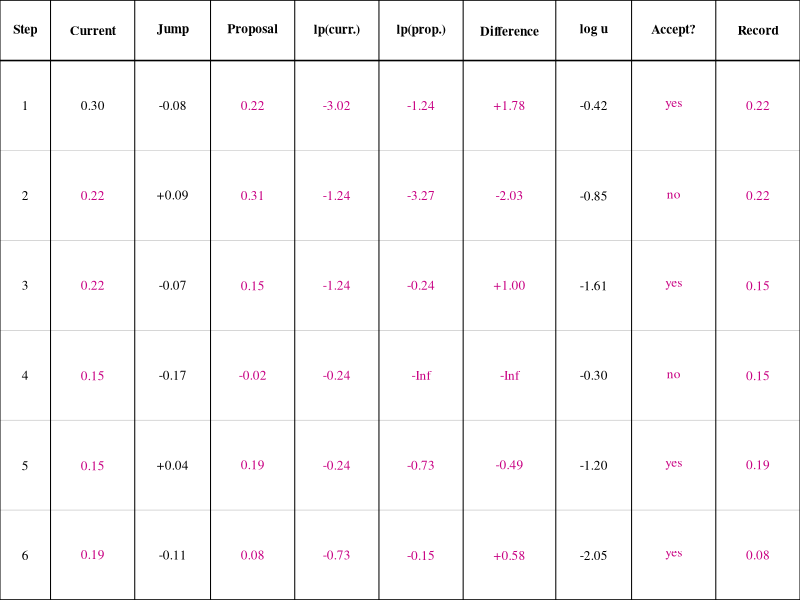
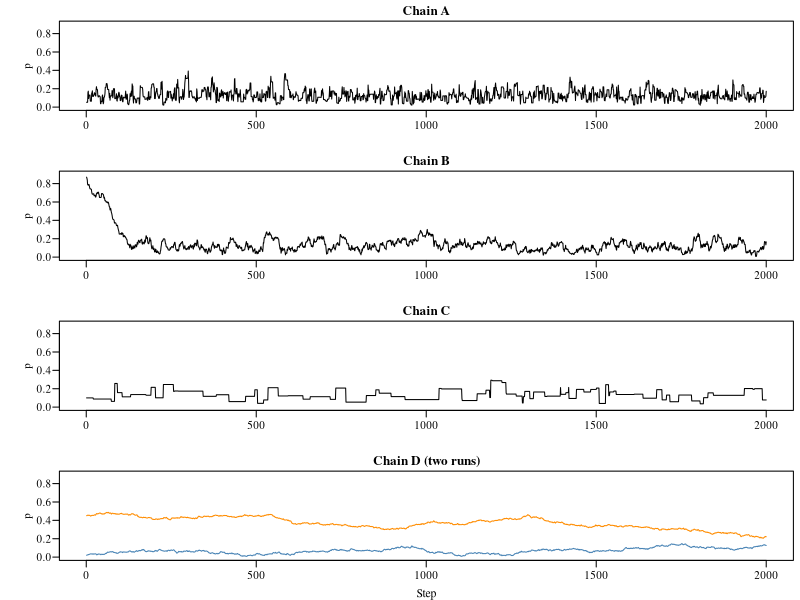
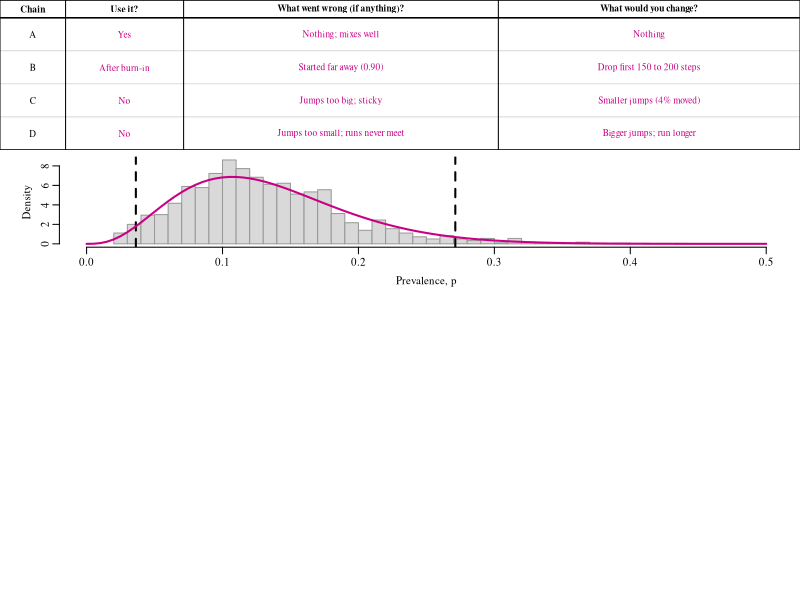

Write the R code that produced these figures, in order.
## ---- chunk 1
knitr::opts_chunk$set(echo = FALSE, warning = FALSE, message = FALSE,
                       fig.width = 6.5, fig.height = 0.3)

# draws n full-width blank lines (margin to margin) for handwritten answers,
# as a single plot so spacing is deterministic; pair with fig.height = 0.3 * n
blank_lines <- function(n = 1) {
  par(mar = c(0, 0, 0, 0))
  plot(NA, xlim = c(0, 1), ylim = c(0, n), axes = FALSE, xlab = "", ylab = "")
  for (i in seq_len(n)) {
    segments(0, n - i + 0.5, 1, n - i + 0.5, lwd = 1)
  }
}

# reserves blank work space (no ruled lines); pair with fig.height
blank_space <- function() {
  par(mar = c(0, 0, 0, 0))
  plot.new()
}

# fill-in table drawn with base graphics so row height is controllable;
# body = list of rows, each a list/vector of cell strings ("" = blank)
blank_table <- function(headers, body, col_widths = NULL,
                        header_height = 0.35, row_height = 0.5,
                        cex = 0.95, bold_rows = integer(0)) {
  nc <- length(headers); nr <- length(body)
  if (is.null(col_widths)) col_widths <- rep(1, nc)
  col_widths <- col_widths / sum(col_widths)
  cx <- c(0, cumsum(col_widths))
  h_total <- header_height + nr * row_height
  par(mar = c(0, 0, 0, 0), family = "serif")
  plot(NA, xlim = c(0, 1), ylim = c(0, h_total), axes = FALSE, xlab = "", ylab = "",
       xaxs = "i", yaxs = "i")
  y <- h_total
  segments(0, y, 1, y, lwd = 1.5)
  y <- y - header_height
  segments(0, y, 1, y, lwd = 1.5)
  for (i in seq_len(nr)) {
    y <- y - row_height
    segments(0, y, 1, y, lwd = if (i == nr) 1.5 else 0.5,
             col = if (i == nr) "black" else "grey70")
  }
  for (v in cx) segments(v, 0, v, h_total, lwd = 1)
  yh <- h_total - header_height / 2
  for (j in seq_len(nc)) text((cx[j] + cx[j + 1]) / 2, yh, labels = headers[[j]], font = 2, cex = cex)
  y <- h_total - header_height
  for (i in seq_len(nr)) {
    yc <- y - row_height / 2
    fnt <- if (i %in% bold_rows) 2 else 1
    for (j in seq_len(nc)) {
      val <- body[[i]][[j]]
      if (!identical(val, "")) text((cx[j] + cx[j + 1]) / 2, yc, labels = val, font = fnt, cex = cex)
    }
    y <- y - row_height
  }
}

# keeps a prompt and its answer space on one PDF page: place `r nq(...)` on its
# own line just above the prompt. Emits nothing in non-LaTeX output. lines =
# lines of prompt text, rows = rows of blank space below it (0.3 in each),
# extra = any other height (in inches), e.g. a figure or table
nq <- function(lines, rows = 0, extra = 0) {
  if (!knitr::is_latex_output()) return("")
  knitr::asis_output(sprintf("\n\\needspace{%.2fin}\n", 0.23 * lines + 0.15 + 0.3 * rows + extra))
}

# 2 positives of 20, Beta(2, 8) prior; log likelihood and log prior each
# shifted so its maximum is 0 (at p = 0.1 and p = 1/8)
k <- 2
n <- 20
prior_ab <- c(2, 8)
log_lik <- function(p) k * log(p) + (n - k) * log(1 - p) - (k * log(0.1) + (n - k) * log(0.9))
log_prior <- function(p) {
  m <- (prior_ab[1] - 1) / (sum(prior_ab) - 2)
  (prior_ab[1] - 1) * log(p / m) + (prior_ab[2] - 1) * log((1 - p) / (1 - m))
}
log_post <- function(p) {
  if (p <= 0 || p >= 1) return(-Inf)
  log_lik(p) + log_prior(p)
}
post_ab <- prior_ab + c(k, n - k)

# Metropolis sampler for p; returns the chain
metropolis <- function(start, step_sd, n_steps) {
  chain <- numeric(n_steps)
  current <- start
  lp_current <- log_post(current)
  for (i in seq_len(n_steps)) {
    proposal <- current + rnorm(1, 0, step_sd)
    lp_prop <- log_post(proposal)
    if (log(runif(1)) < lp_prop - lp_current) {
      current <- proposal
      lp_current <- lp_prop
    }
    chain[i] <- current
  }
  chain
}

n_steps <- 2000
set.seed(11); chain_a <- metropolis(0.10, 0.08, n_steps)
set.seed(12); chain_b <- metropolis(0.90, 0.02, n_steps)
set.seed(13); chain_c <- metropolis(0.10, 1.5, n_steps)
set.seed(14); chain_d1 <- metropolis(0.02, 0.003, n_steps)
set.seed(15); chain_d2 <- metropolis(0.45, 0.003, n_steps)

burn <- 200
keep_a <- chain_a[-seq_len(burn)]
f2 <- function(v) formatC(round(v, 2) + 0, format = "f", digits = 2)   # + 0 drops "-0.00"
f3 <- function(v) formatC(v, format = "f", digits = 3)
## ---- chunk 2
ans_col <- rgb(200, 0, 130, maxColorValue = 255)
# redraws blank_table() so cells flagged TRUE in `ans` use the answer color
blank_table <- function(headers, body, col_widths = NULL,
                        header_height = 0.35, row_height = 0.5,
                        cex = 0.95, bold_rows = integer(0), ans = NULL) {
  nc <- length(headers); nr <- length(body)
  if (is.null(col_widths)) col_widths <- rep(1, nc)
  col_widths <- col_widths / sum(col_widths)
  cx <- c(0, cumsum(col_widths))
  h_total <- header_height + nr * row_height
  par(mar = c(0, 0, 0, 0), family = "serif")
  plot(NA, xlim = c(0, 1), ylim = c(0, h_total), axes = FALSE, xlab = "", ylab = "",
       xaxs = "i", yaxs = "i")
  y <- h_total
  segments(0, y, 1, y, lwd = 1.5)
  y <- y - header_height
  segments(0, y, 1, y, lwd = 1.5)
  for (i in seq_len(nr)) {
    y <- y - row_height
    segments(0, y, 1, y, lwd = if (i == nr) 1.5 else 0.5,
             col = if (i == nr) "black" else "grey70")
  }
  for (v in cx) segments(v, 0, v, h_total, lwd = 1)
  yh <- h_total - header_height / 2
  for (j in seq_len(nc)) text((cx[j] + cx[j + 1]) / 2, yh, labels = headers[[j]], font = 2, cex = cex)
  y <- h_total - header_height
  for (i in seq_len(nr)) {
    yc <- y - row_height / 2
    for (j in seq_len(nc)) {
      val <- body[[i]][[j]]
      is_ans <- !is.null(ans) && isTRUE(ans[[i]][[j]])
      if (!identical(val, "")) text((cx[j] + cx[j + 1]) / 2, yc, labels = val, cex = cex,
                                    font = if (i %in% bold_rows) 2 else 1,
                                    col = if (is_ans) ans_col else "black")
    }
    y <- y - row_height
  }
}
## ---- chunk 3
# 1a: six hand steps, using the table's rounded values: lp = log lik. + log prior
jumps <- c(-0.08, 0.09, -0.07, -0.17, 0.04, -0.11)
log_u <- c(-0.42, -0.85, -1.61, -0.30, -1.20, -2.05)
lp_r <- function(p) if (p <= 0) -Inf else round(log_lik(p), 2) + round(log_prior(p), 2)
fmt_lp <- function(v) if (is.finite(v)) f2(v) else "-Inf"
current <- 0.30
steps <- vector("list", 6)
for (i in seq_along(jumps)) {
  proposal <- round(current + jumps[i], 2)
  diff <- lp_r(proposal) - lp_r(current)
  accept <- log_u[i] < diff
  steps[[i]] <- list(current = current, proposal = proposal, diff = diff,
                     accept = accept, record = if (accept) proposal else current)
  if (accept) current <- proposal
}
records <- sapply(steps, `[[`, "record")
accepted <- sapply(steps, `[[`, "accept")
chain_c_rate <- mean(diff(chain_c) != 0)   # fraction of steps that moved
## ---- chunk 4
p_grid <- seq(0.01, 0.40, by = 0.01)
cells <- paste0(f2(p_grid), ": ", f2(sapply(p_grid, log_lik)), ", ",
                f2(sapply(p_grid, log_prior)))
lookup <- matrix(cells, nrow = 10)
knitr::kable(lookup, col.names = rep("p: log lik., log prior", 4), align = "cccc")
## ---- chunk 5
jumps <- c("-0.08", "+0.09", "-0.07", "-0.17", "+0.04", "-0.11")
log_u <- c("-0.42", "-0.85", "-1.61", "-0.30", "-1.20", "-2.05")
rows <- lapply(1:6, function(i) {
  s <- steps[[i]]
  c(as.character(i), f2(s$current), jumps[i], f2(s$proposal),
    fmt_lp(lp_r(s$current)), fmt_lp(lp_r(s$proposal)),
    if (is.finite(s$diff)) sprintf("%+.2f", s$diff) else "-Inf",
    log_u[i], if (s$accept) "yes" else "no", f2(s$record))
})
blank_table(c("Step", "Current", "Jump", "Proposal", "lp(curr.)", "lp(prop.)",
              "Difference", "log u", "Accept?", "Record"),
            rows, col_widths = c(0.6, 1, 0.9, 1, 1, 1, 1.1, 0.9, 1, 1),
            row_height = 0.52, cex = 0.8,
            ans = lapply(1:6, function(i) c(FALSE, i > 1, FALSE, TRUE, TRUE, TRUE, TRUE, FALSE, TRUE, TRUE)))
## ---- chunk 6
par(mfrow = c(4, 1), mar = c(3, 4.5, 1.6, 0.5), mgp = c(2, 0.6, 0))
plot_trace <- function(ch, label, col = "black") {
  plot(ch, type = "l", ylim = c(0, 0.9), col = col, xlab = "", ylab = "p",
       main = label, las = 1)
}
plot_trace(chain_a, "Chain A")
plot_trace(chain_b, "Chain B")
plot_trace(chain_c, "Chain C")
plot_trace(chain_d1, "Chain D (two runs)", "steelblue")
lines(chain_d2, col = "darkorange")
mtext("Step", side = 1, line = 2, cex = 0.7)
## ---- chunk 7
blank_table(c("Chain", "Use it?", "What went wrong (if anything)?", "What would you change?"),
            list(c("A", "Yes", "Nothing; mixes well", "Nothing"),
                 c("B", "After burn-in", "Started far away (0.90)", "Drop first 150 to 200 steps"),
                 c("C", "No", "Jumps too big; sticky",
                   paste0("Smaller jumps (", round(100 * chain_c_rate), "% moved)")),
                 c("D", "No", "Jumps too small; runs never meet", "Bigger jumps; run longer")),
            col_widths = c(0.5, 0.9, 2.4, 2.3), row_height = 0.65, cex = 0.85,
            ans = rep(list(c(FALSE, TRUE, TRUE, TRUE)), 4))
## ---- chunk 8
par(mar = c(4, 4.5, 0.5, 0.5))
hist(keep_a, breaks = 40, freq = FALSE, main = "", xlab = "Prevalence, p",
     ylab = "Density", col = "grey85", border = "grey60", xlim = c(0, 0.5))
abline(v = quantile(keep_a, c(0.025, 0.975)), lty = 2, lwd = 2)
curve(dbeta(x, post_ab[1], post_ab[2]), add = TRUE, lwd = 2, col = ans_col)
